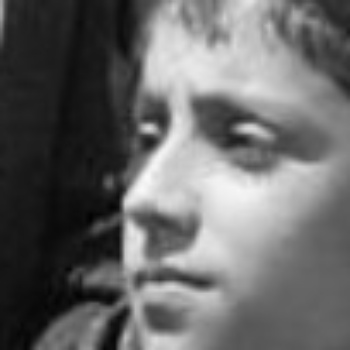
#> input picture images/Ahmad_Masood_0002.jpg, 350 x 350 px; its folder holds only this picture in this run
$ python face_detect.py
#> lines starting #> are read from the running program, lines starting #| are printed output that depends on the picture
import cv2
import sys
import glob
import argparse
import csv
import os

#
# Type this into Terminal if you open this with VScode or run in cmd
# python face_detect.py -i
# P.S. if you run to in error check the directory if it correct
#

# Path
path = "/Users/Allumile/Desktop/facial_expression/images/"
cascPath = "haarcascade_frontalface_default.xml" # Don't touch this

# Create the haar cascade
faceCascade = cv2.CascadeClassifier(cascPath)

# Read the image
# Warning You need to change paht and images path to your directory #
images = [cv2.imread(file) for file in glob.glob("/Users/Allumile/Desktop/facial_expression/images/*.jpg".format('images'))]
#> images = 1 item
arr = os.listdir('/Users/Allumile/Desktop/facial_expression/images')

# Counting
usable = 0
index_arr = 0

# Creating csv and header
header = ['name', 'width', 'height']
f = open('usable_face.csv', 'w', newline='')
wr = csv.writer(f)
wr.writerow(header)

# Array of picture name
arr = os.listdir('/Users/Allumile/Desktop/facial_expression/images')

# Loop all the picture
for image in images:
    gray = cv2.cvtColor(image, cv2.COLOR_BGR2GRAY)
    faces = faceCascade.detectMultiScale(
        gray,
        scaleFactor=1.1,
        minNeighbors=1,
        minSize=(250, 250),
        flags = cv2.CASCADE_SCALE_IMAGE
    )

    # Only allow one face to pass
    if len(faces) == 1:
        usable += 1

        #print("Found {0} faces!".format(len(faces)))

        # Draw a rectangle around the faces
        for (x, y, w, h) in faces:
            cv2.rectangle(image, (x, y), (x+w, y+h), (0, 255, 0), 2)
            wr.writerow([arr[index_arr], w, h])

        cv2.imshow("Faces found", image)
        # cv2.waitKey(0) # Comment this if you don't want image to display

    index_arr += 1
#> this loop made 1 pass
#> (faces, usable, index_arr) on pass 1: ([[44, 19, 300, 300]], 1, 1)
#> pass 1, `cv2.imshow("Faces found", image)`:
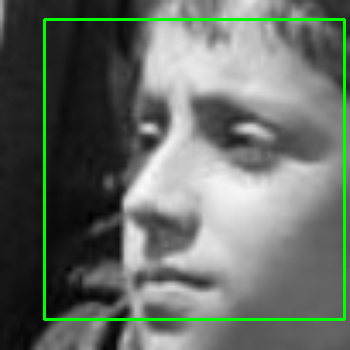
#> window 'Faces found': shape (350, 350, 3); mean B, G, R 101.3, 108.8, 101.3
#> after the loop, index_arr = 1; usable = 1

#print(usable)
wr.writerow([usable])

$ run again, on images/Barbara_Bach_0001.jpg
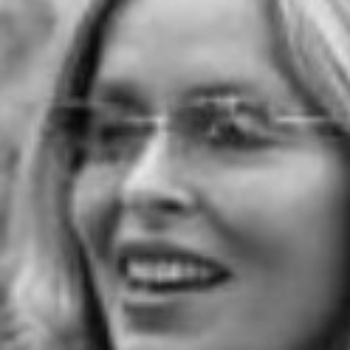
#> input picture images/Barbara_Bach_0001.jpg, 350 x 350 px
#> images = 1 item
#> the loop `for image in images:` made 1 pass
#> (faces, usable, index_arr) on pass 1: ([[16, 16, 311, 311]], 1, 1)
#> pass 1, `cv2.imshow("Faces found", image)`:
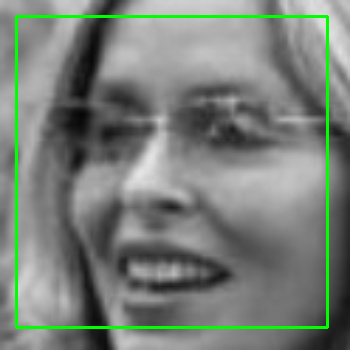
#> window 'Faces found': shape (350, 350, 3); mean B, G, R 120.7, 128.5, 120.7
#> after the loop `for image in images:`: index_arr = 1

$ run again, on images/Barbara_Becker_0001.jpg
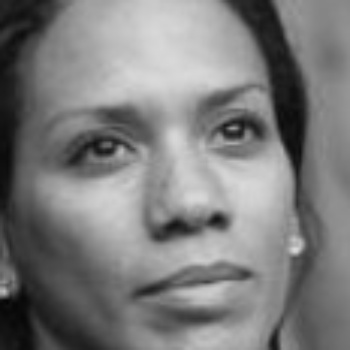
#> input picture images/Barbara_Becker_0001.jpg, 350 x 350 px
#> images = 1 item
#> the loop `for image in images:` made 1 pass
#> (faces, usable, index_arr) on pass 1: ([[31, 22, 292, 292]], 1, 1)
#> pass 1, `cv2.imshow("Faces found", image)`:
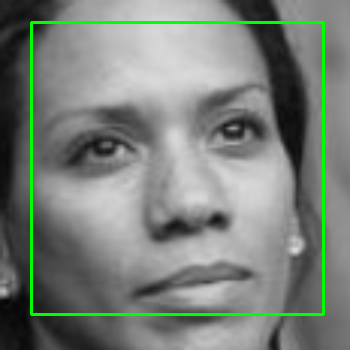
#> window 'Faces found': shape (350, 350, 3); mean B, G, R 121.2, 128.5, 121.2
#> after the loop `for image in images:`: index_arr = 1

$ run again, on images/Barbara_Bodine_0001.jpg
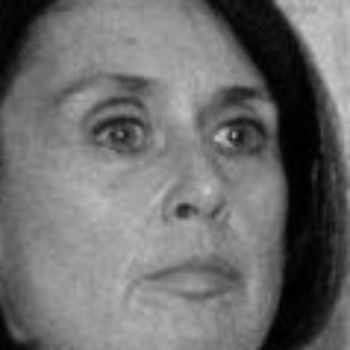
#> input picture images/Barbara_Bodine_0001.jpg, 350 x 350 px
#> images = 1 item
#> the loop `for image in images:` made 1 pass
#> (faces, usable, index_arr) on pass 1: ([[36, 28, 296, 296]], 1, 1)
#> pass 1, `cv2.imshow("Faces found", image)`:
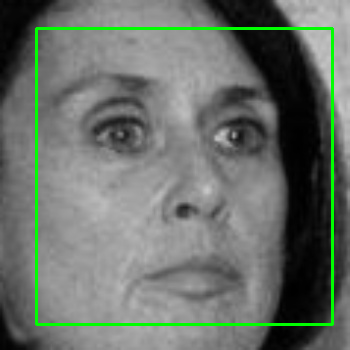
#> window 'Faces found': shape (350, 350, 3); mean B, G, R 106.2, 113.6, 106.2
#> after the loop `for image in images:`: index_arr = 1

$ run again, on images/Aicha_El_Ouafi_0001.jpg
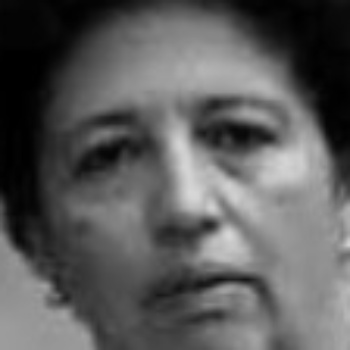
#> input picture images/Aicha_El_Ouafi_0001.jpg, 350 x 350 px
#> images = 1 item
#> the loop `for image in images:` made 1 pass
#> (faces, usable, index_arr) on pass 1: ([[29, 23, 300, 300]], 1, 1)
#> pass 1, `cv2.imshow("Faces found", image)`:
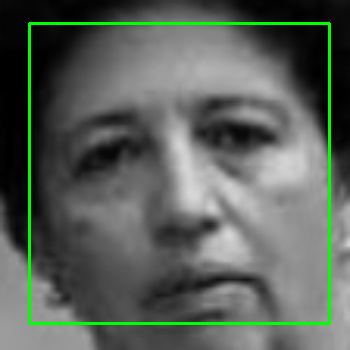
#> window 'Faces found': shape (350, 350, 3); mean B, G, R 89, 96.5, 89
#> after the loop `for image in images:`: index_arr = 1
